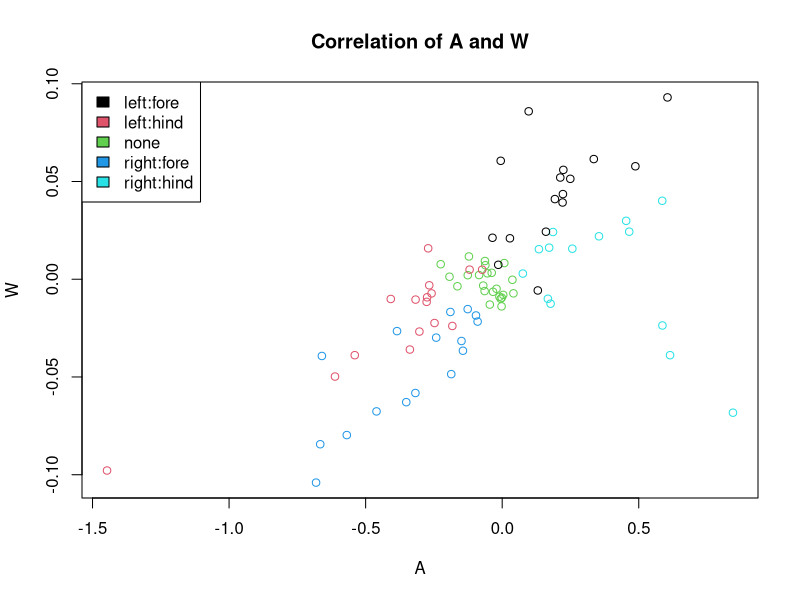
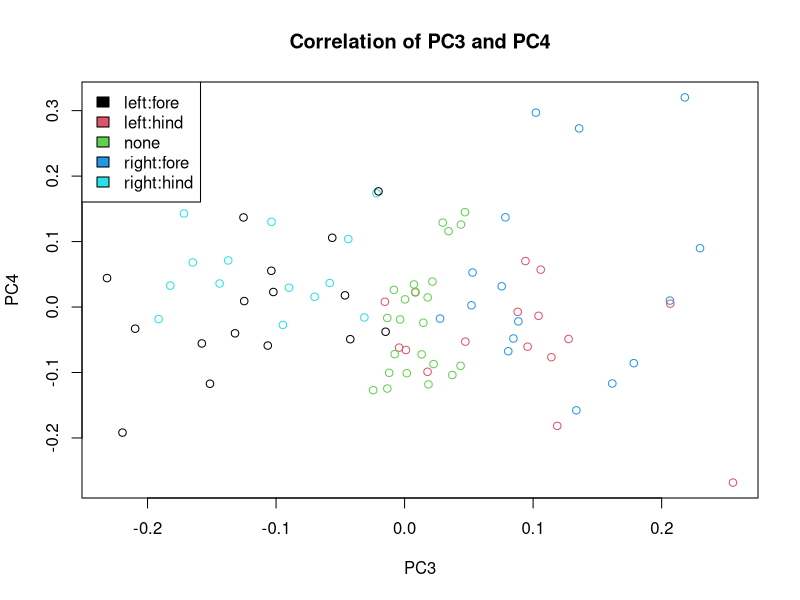
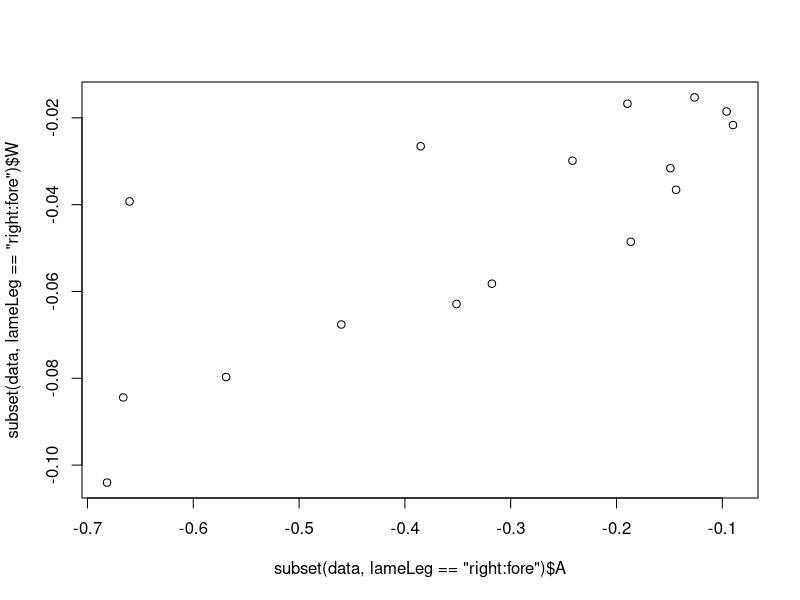
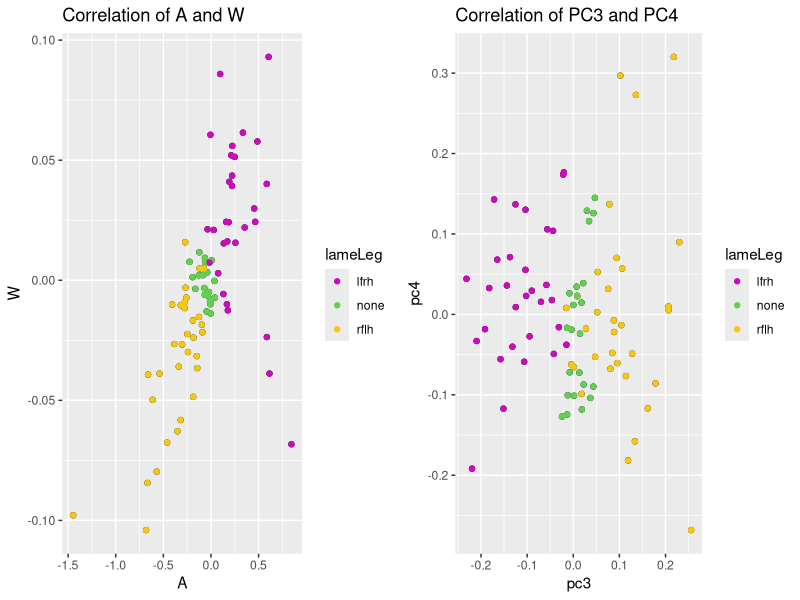

The R source for these figures, in order:
setwd("/Users/beheard/Library/CloudStorage/OneDrive-DanmarksTekniskeUniversitet/4. Semester/02445_ProjectStatisticalEvaluation/Project")
setwd("/Users/frederikravnborg/Library/CloudStorage/OneDrive-DanmarksTekniskeUniversitet/DTU-Frederik’s MacBook Pro/ProjStat/Project, Group/ProjStat")

data = read.table("horse_data23.txt")
dDia <- data
for (i in 1:85){
  if(dDia$lameLeg[i] == "right:fore" || dDia$lameLeg[i] == "left:hind"){
    dDia$lameLeg[i] <- "rflh"}
  else if (dDia$lameLeg[i] == "left:fore" || dDia$lameLeg[i] == "right:hind"){
    dDia$lameLeg[i] <- "lfrh"}
}
dDia$lameLeg <- as.factor(dDia$lameLeg)
dDia$horse <- as.factor(dDia$horse)

data$horse = as.factor(data$horse)
data$lameLeg = as.factor(data$lameLeg)
dDia

### DONT FUCK WITH THE COLORS! IT WORKS

#Correlation of AW
plot(data$A, data$W, col = data$lameLeg, main = "Correlation of A and W", xlab = "A", ylab = "W")
legend("topleft", legend = c("left:fore", "left:hind", "none", "right:fore", "right:hind"),fill=c(1,2,3,4,5))

#Correlation of PC3-PC4
plot(data$pc3, data$pc4, col = data$lameLeg, main = "Correlation of PC3 and PC4", xlab = "PC3", ylab = "PC4")
legend("topleft", legend = c("left:fore", "left:hind", "none", "right:fore", "right:hind"),fill=c(1,2,3,4,5))

# Correlation of right:fore and left:hind
plot(subset(data, lameLeg == "right:fore")$A, subset(data, lameLeg == "right:fore")$W)

par(mfrow=c(1,2))
#Correlation of AW
library("ggplot2")
require(gridExtra)

p1 <- ggplot(dDia,aes(x=A, y=W, group=lameLeg)) + geom_point() + geom_point(aes(color=lameLeg)) + scale_color_manual(values=c(6,3,7) ) + ggtitle("Correlation of A and W")

#Correlation of PC
p2 <- ggplot(dDia,aes(x=pc3, y=pc4, group=lameLeg)) + geom_point() + geom_point(aes(color=lameLeg)) + scale_color_manual(values=c(6,3,7) ) + ggtitle("Correlation of PC3 and PC4")

grid.arrange(p1, p2, ncol=2)
